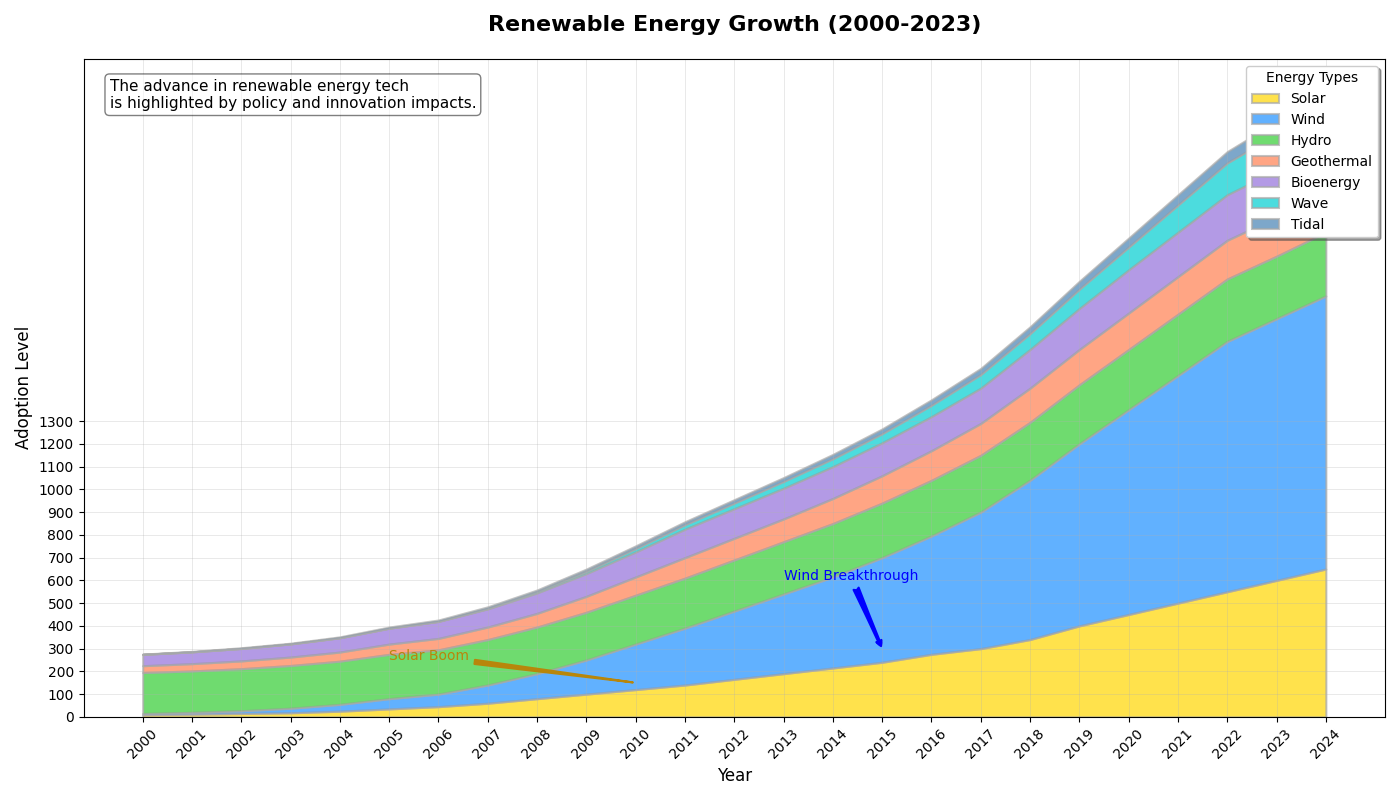

This chart was generated by the following Python code:
import matplotlib.pyplot as plt
import numpy as np

years = np.arange(2000, 2025)

solar_power = np.array([10, 12, 15, 18, 25, 35, 45, 60, 80, 100, 120, 140, 165, 190, 215, 240, 275, 300, 340, 400, 450, 500, 550, 600, 650])
wind_power = np.array([5, 8, 12, 20, 30, 45, 55, 80, 110, 150, 200, 250, 300, 350, 400, 460, 520, 600, 700, 800, 900, 1000, 1100, 1150, 1200])
hydro_power = np.array([180, 182, 185, 188, 190, 195, 195, 200, 205, 210, 215, 220, 225, 230, 235, 240, 245, 250, 255, 260, 265, 270, 275, 275, 280])
geothermal = np.array([30, 32, 34, 37, 40, 45, 50, 55, 60, 70, 80, 90, 95, 100, 110, 120, 130, 140, 150, 155, 160, 165, 170, 172, 175])
bioenergy = np.array([50, 52, 55, 58, 63, 70, 75, 80, 90, 100, 110, 125, 130, 135, 140, 145, 150, 155, 170, 180, 190, 195, 200, 205, 210])
wave_energy = np.array([0, 0, 0, 0, 0, 0, 0, 2, 5, 10, 15, 20, 25, 30, 35, 40, 50, 60, 70, 85, 100, 120, 140, 160, 180])
tidal_energy = np.array([1, 2, 3, 3, 4, 5, 6, 7, 8, 10, 12, 13, 15, 17, 19, 21, 24, 27, 30, 35, 40, 45, 50, 55, 60])

energy_data = np.vstack([solar_power, wind_power, hydro_power, geothermal, bioenergy, wave_energy, tidal_energy])

fig, ax = plt.subplots(figsize=(14, 8))

ax.stackplot(years, energy_data, labels=['Solar', 'Wind', 'Hydro', 'Geothermal', 'Bioenergy', 'Wave', 'Tidal'],
             colors=['#ffd700', '#1e90ff', '#32cd32', '#ff7f50', '#9370db', '#00ced1', '#4682b4'], alpha=0.7, edgecolor='darkgrey', linewidth=1.5)

ax.set_title('Renewable Energy Growth (2000-2023)', fontsize=16, fontweight='bold', pad=20)
ax.set_xlabel('Year', fontsize=12)
ax.set_ylabel('Adoption Level', fontsize=12)

ax.legend(loc='upper right', fontsize=10, title='Energy Types', frameon=True, shadow=True)

ax.grid(linestyle='-', linewidth=0.5, alpha=0.4)

plt.xticks(years, rotation=45)
plt.yticks(np.arange(0, 1301, 100))

ax.annotate('Solar Boom', xy=(2010, 150), xytext=(2005, 250),
            arrowprops=dict(arrowstyle='wedge', color='darkgoldenrod', lw=1.5), fontsize=10, color='darkgoldenrod')

ax.annotate('Wind Breakthrough', xy=(2015, 300), xytext=(2013, 600),
            arrowprops=dict(arrowstyle='fancy', connectionstyle='arc3', color='blue', lw=1.5),
            fontsize=10, color='blue')

description_box = dict(boxstyle='round', facecolor='white', alpha=0.5)
description = ("The advance in renewable energy tech\n"
               "is highlighted by policy and innovation impacts.")
ax.text(0.02, 0.97, description, transform=ax.transAxes, fontsize=11,
        verticalalignment='top', bbox=description_box)

plt.tight_layout()
plt.show()
